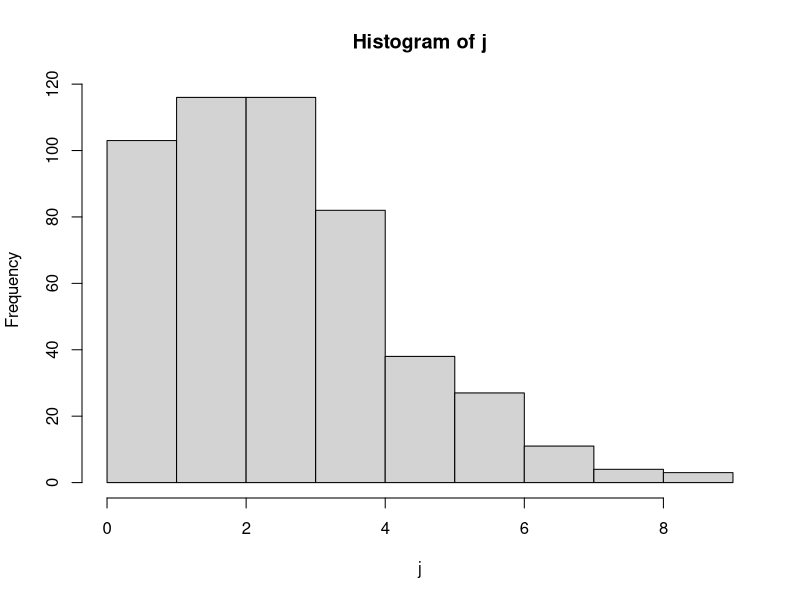
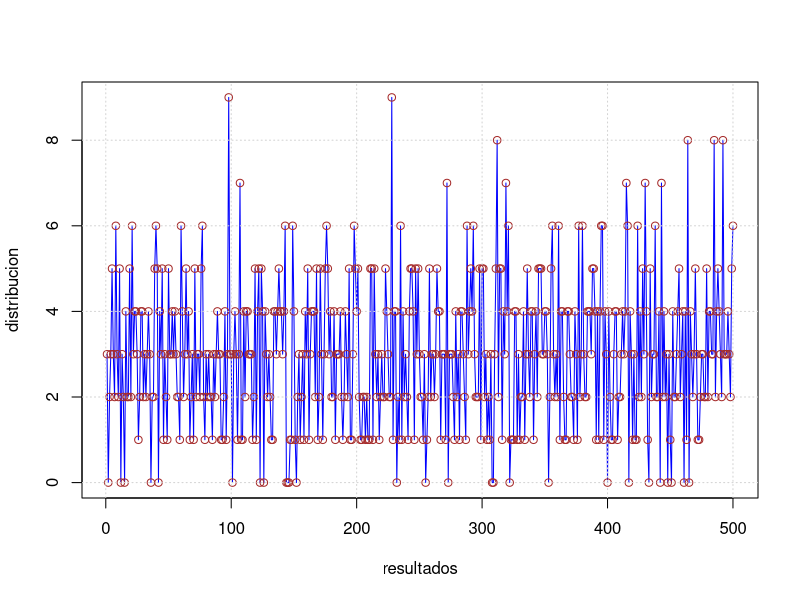

R code for these plots, in order:
## ---- chunk 1
 #a)Primero tenemos q calcular la probabilidad de que sea
 #mayor o igual a 5.5
#tenemos como datos 
#Tenemos que hallar la probabilidad acumulativa
# de 5.5 hasta el valor q sea 
lambda=3 #el valor de lambda  de una variable aleatoria
x=5.5  # valor mayor o igual de la variable
s=1-ppois(x,lambda)
# Es la probabildad de mayor o igual a 5.5

## ---- chunk 2
#b) Probabilidad de mayores o iguales a 1 y menores o 
#iguales a 6.Tenemos que halar la probailidad de que 
# incluya el valor 1 hasta 6 es decir la probabilidad 
# de 1 hasta 6 hay que hallar la probabilidad acumulativa
# de 6 menos la probabilidad de cero
cero=0
seis=6
x= dpois(cero,lambda)
y= ppois(seis,lambda)
#Tenemos que restar la probabilidad de cero menos 
#la probabilidad acumalativa de 6
resultado=y-x
resultado

## ---- chunk 3
#c) Para hallar el percentil 75 hacemos lo siguiente
z=qpois(0.75,3)
z

## ---- chunk 4
#d)
qpois(0.05,3)
quantile(3)
## ---- chunk 5
#e)
j=rpois(500,3)
j
hist(j)
Num_dias<-500
lambda<-3 
visitas<-rpois(Num_dias,lambda) 
x<-1:Num_dias 
plot(x,visitas,xlab="resultados",col="blue", ylab="distribucion", type="l") 
points(x,visitas, col="brown")
grid()

## ---- chunk 6
#f)
# la influencia del lambda nos ayuda para conocer la esperanza 
# y la valrianza de los resultados, es decir la dispersion 
# de los datos entre si y que el valor no se alejara demasiado de ese valor

